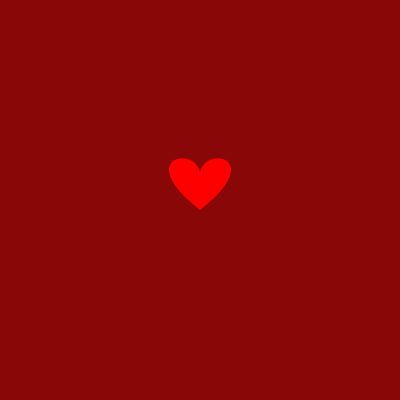
Frame 1 (no input)
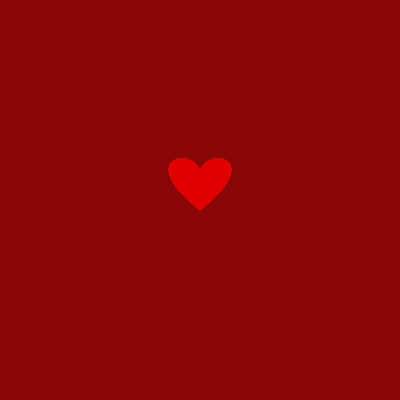
Frame 60 (the mouse pressed at the canvas centre just before this capture)
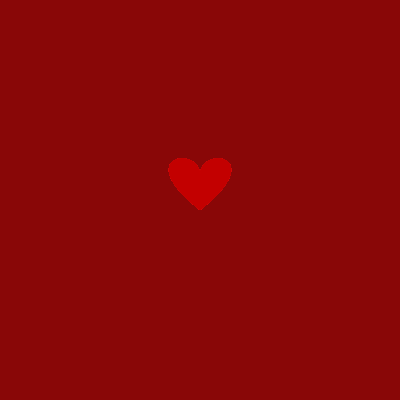
Frame 120 (the mouse held since frame 60 and released just before this capture)

The Processing sketch that drew these frames (run headless with seeded random() and noise(); from frame 60 on, the mouse is pressed at the canvas centre):

// Processing sketch: processing_171492
// ── processing_171492.pde

int time = millis();
float r=255;
float b=0;
Timer timer;

 
void setup()
{
  size(400, 400);
  smooth();
  frameRate(30);
    background(#890707);
  timer = new Timer(5000);
  timer.start();
}
 
void draw(){
 if (timer.isFinished()) {
    background(random(255));
    timer.start();
  }
  strokeWeight(2);
  stroke(0);
   heart(150,150);
   r-=0.5;
 if(r<2){
    r=255;
  }
if(b<3){
b=0;
  }


}
void heart (int x, int y) { 
    smooth();
    noStroke();
     fill(r,0,b);
    beginShape();
    vertex(50+x, 25+y);
    bezierVertex(50+x, -5+y, 120+x, 5+y, 50+x, 60+y);
    vertex(50+x, 25+y);
    bezierVertex(50+x, -5+y, -20+x, 5+y, 50+x, 60+y);
    endShape();
      
}

void mousePressed() {
  stroke(0);
  fill(100);
  rectMode(CENTER);
  rect(200,185,150,100);
}


class Timer {
 
  int savedTime; 
  int totalTime; 
  
  Timer(int tempTotalTime) {
    totalTime = tempTotalTime;
  }
  

  void start() {
    savedTime = millis(); 
  }
  

  boolean isFinished() { 
    // Check how much time has passed
    int passedTime = millis()- savedTime;
    if (passedTime > totalTime) {
      return true;
    } else {
      return false;
    }
  }
}
